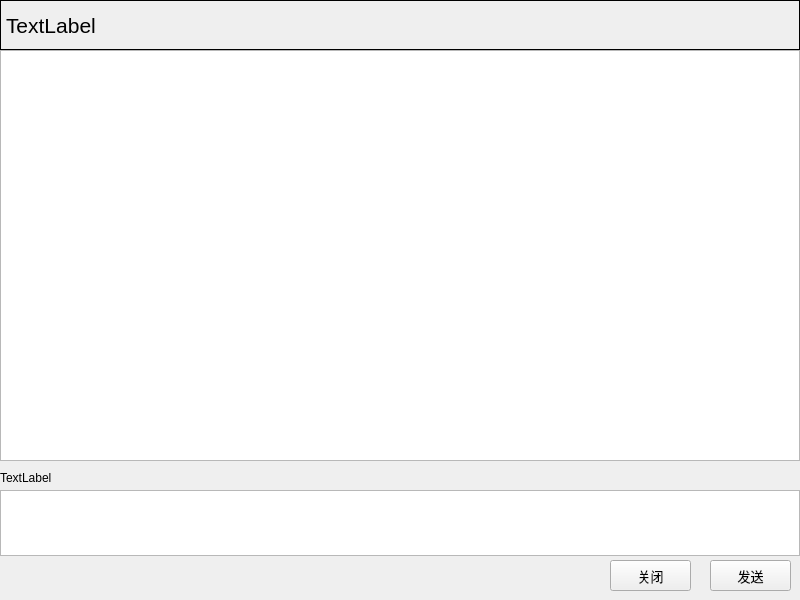
<?xml version="1.0" encoding="UTF-8"?>
<ui version="4.0">
 <class>Chat</class>
 <widget class="QWidget" name="Chat">
  <property name="geometry">
   <rect>
    <x>0</x>
    <y>0</y>
    <width>800</width>
    <height>600</height>
   </rect>
  </property>
  <property name="windowTitle">
   <string>Form</string>
  </property>
  <widget class="QLabel" name="label">
   <property name="geometry">
    <rect>
     <x>0</x>
     <y>0</y>
     <width>800</width>
     <height>50</height>
    </rect>
   </property>
   <property name="font">
    <font>
     <pointsize>16</pointsize>
    </font>
   </property>
   <property name="frameShape">
    <enum>QFrame::Shape::Box</enum>
   </property>
   <property name="text">
    <string>TextLabel</string>
   </property>
  </widget>
  <widget class="QTextEdit" name="textEdit">
   <property name="geometry">
    <rect>
     <x>0</x>
     <y>490</y>
     <width>800</width>
     <height>66</height>
    </rect>
   </property>
  </widget>
  <widget class="QPushButton" name="pushButton">
   <property name="geometry">
    <rect>
     <x>610</x>
     <y>560</y>
     <width>81</width>
     <height>31</height>
    </rect>
   </property>
   <property name="font">
    <font>
     <pointsize>10</pointsize>
    </font>
   </property>
   <property name="text">
    <string>关闭</string>
   </property>
  </widget>
  <widget class="QPushButton" name="pushButton_2">
   <property name="geometry">
    <rect>
     <x>710</x>
     <y>560</y>
     <width>81</width>
     <height>31</height>
    </rect>
   </property>
   <property name="font">
    <font>
     <pointsize>10</pointsize>
    </font>
   </property>
   <property name="text">
    <string>发送</string>
   </property>
  </widget>
  <widget class="QTextEdit" name="textEdit_2">
   <property name="geometry">
    <rect>
     <x>0</x>
     <y>50</y>
     <width>800</width>
     <height>411</height>
    </rect>
   </property>
  </widget>
  <widget class="QLabel" name="label_2">
   <property name="geometry">
    <rect>
     <x>0</x>
     <y>462</y>
     <width>800</width>
     <height>31</height>
    </rect>
   </property>
   <property name="text">
    <string>TextLabel</string>
   </property>
  </widget>
 </widget>
 <resources/>
 <connections/>
</ui>
